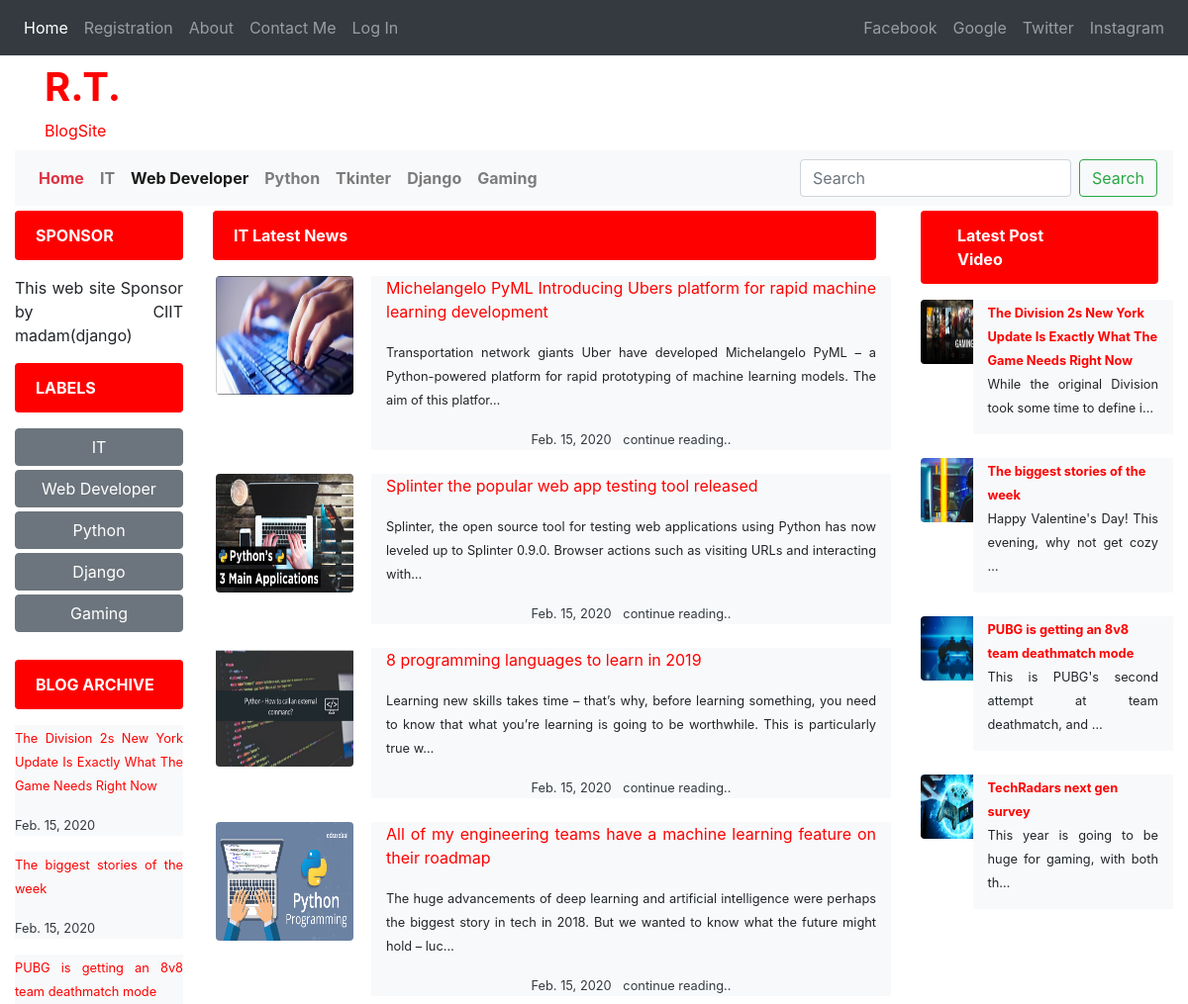
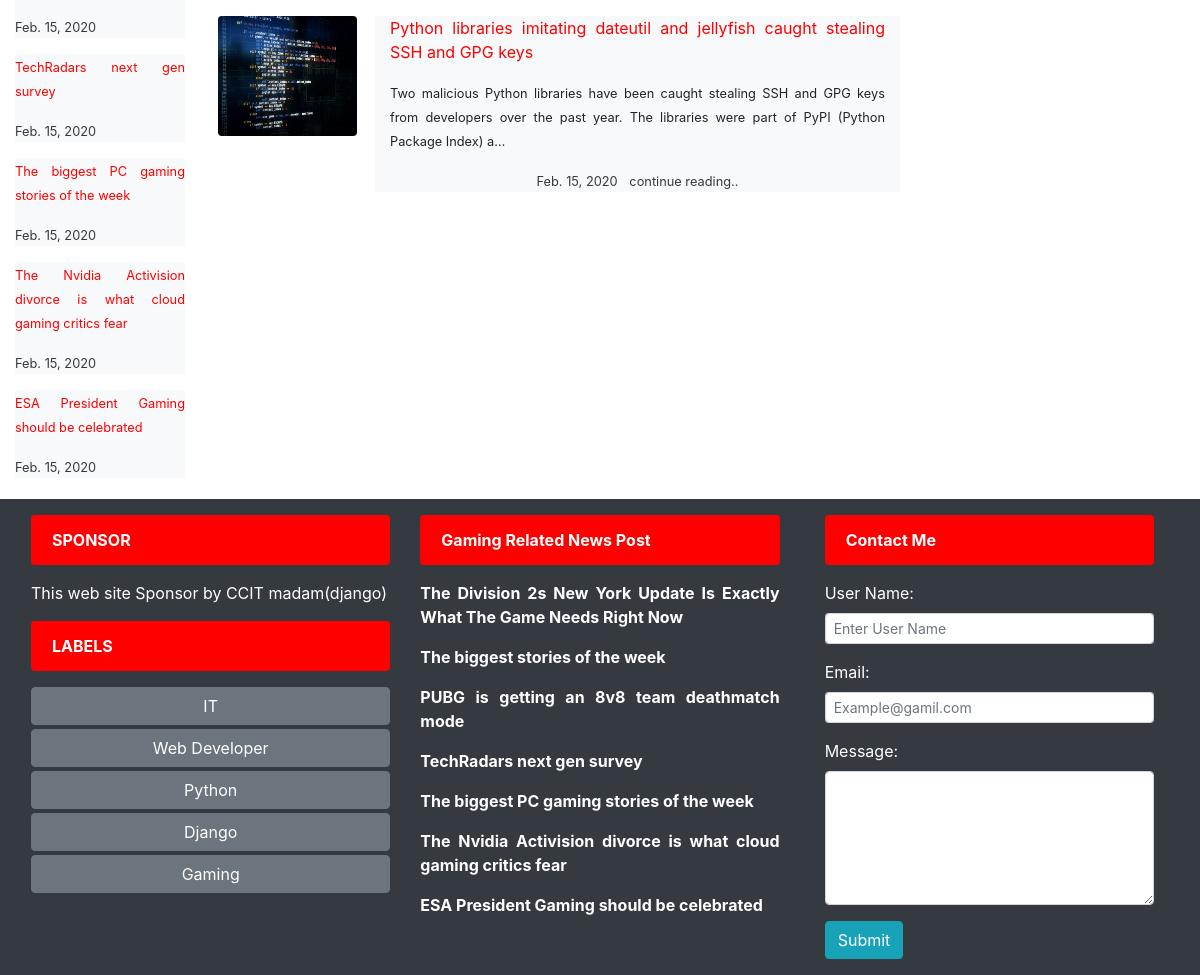
Screenshot of /page/webdevloper with the database file from the repository (2 pictures, top to bottom).
### post/models.py (models this page shows, shortened)
class News(models.Model):
    news_id = models.AutoField(primary_key=True)
    title = models.CharField(max_length=100)
    heading0 = models.CharField(max_length=140)
    post0 = models.TextField()
    heading1 = models.CharField(max_length=140)
    post1 = models.TextField()
    pub_date = models.DateField()
    file_name = models.FileField(upload_to='image',default=0)
    def get_absolute_url(self):
     return f"/{self.title.replace(' ', '-')}/"

### post/views.py (the view)
# urls.py: path('page/webdevloper', views.webdevloper, name='webdevloper'),
def webdevloper(request):
    news2 = News.objects.all().filter(heading0='gaming')
    web1 =News.objects.filter(heading0='python').order_by('-news_id')
    return render(request, 'page/Webdevloper.html',{ 'web1':web1,
                                                     'news2':news2 })

### post/templates/page/Webdevloper.html (shortened to what this page needs)
{% extends 'linkfile.html' %}
{% block page/webdevloperactive %} active{% endblock page/webdevloperactive %}
{% load static %}
{% block body %}
<div class="col-sm-7">
    <div class="row">
        <div class="col-sm-12">
            <div class="alert colour_banner">
                <strong>IT Latest News</strong>
            </div>
            {% for k in web1|slice:5 %}
            <div class=" text-center">
                <div class="row">
                    <div class="col-sm-3">
                        <img src="{{k.file_name.url}}" class="rounded" height="120" width="139" alt="Avatar">
                    </div>
                    <div class="col-sm-9 bg-light ">
                        <a href="{{k.get_absolute_url}}"> <p>{{k.title}}</p></a>
                        <p><small>{{k.post0|truncatechars:170}}</small></p>
                        <span class="text-dark"><small>{{k.pub_date}}&nbsp;&nbsp;</small></span>
                        <a href="{{k.get_absolute_url}}">
                            <span class="text-dark"><small>continue reading..</small></span>
                        </a>
                    </div>
                </div><br>
            </div>
            {% endfor %}
        </div>
    </div>
</div>
{% endblock %}

### post/templates/linkfile.html (shortened to what this page needs)
{% load static %}
<!doctype html>
<html lang="en">
<head>
    <link rel="stylesheet" href="{% static 'css/bootstrap.min.css'%}">
</head>
<body>
<header>
    <nav class="navbar navbar-expand-lg navbar-dark bg-dark">
        <div class="collapse navbar-collapse " id="navbarSupportedContent">
            <ul class="navbar-nav mr-auto">
                <li class="nav-item active">
                    <a class="nav-link" href="{% url 'home' %}" >Home</a>
                </li>
                <li class="nav-item ">
                    <a class="nav-link" href="{% url 'contact'%}">Registration</a>
                 </li>
                <li class="nav-item ">
                <a class="nav-link" href="{% url 'about'%}">About</a>
                </li>
                <li class="nav-item ">
                    <a class="nav-link" href="#contact_me">Contact Me</a>
                </li>
                {% if user.is_authenticated %}
                {% csrf_token %}
                <li class="nav-item ">
                    <a class="nav-link" href="{% url 'logout'%}">Log Out</a>
                </li>
                <li class="nav-item ">
                    <a class="nav-link" href="#">welcome {{request.user}}</a>
                </li>
                {% else %}
                <li class="nav-item ">
                    <a class="nav-link" href="{% url 'login'%}">Log In</a>
                </li>
                {% endif %}
            </ul>
        </div>
        <div class="collapse navbar-collapse" id="navbar-right">
            <ul class="navbar-nav ml-auto">
                <li class="nav-item">
                    <a href="#" class="nav-link">Facebook</a>
                </li>
                <li class="nav-item">
                    <a href="#" class="nav-link">Google</a>
                </li>
                <li class="nav-item">
                    <a href="#" class="nav-link">Twitter</a>
                </li>
                <li class="nav-item">
                    <a href="#" class="nav-link">Instagram</a>
                </li>
            </ul>
        </div>
    </nav>
</header>
<div class="container my-2" style="color:red;">
    <h1 ><strong>R.T. </strong></h1>BlogSite
</div>
<div class="container-fluid">
    <nav class="navbar navbar-expand-md navbar-light  bg-light">
        <div class="collapse navbar-collapse" id="navbarSupported">
            <ul class="navbar-nav mr-auto">
                <li class="nav-item">
                    <a class="nav-link text-danger " href="/"><strong>Home</strong></a>
                </li>
                <li class="nav-item {% block page/itactive %} {% endblock page/itactive %} ">
                    <a class="nav-link" href="/page/it"><strong>IT </strong></a>
                </li>
                <li class="nav-item {% block page/webdevloperactive %} {% endblock page/webdevloperactive %}">
                    <a class="nav-link" href="/page/webdevloper"><strong>Web Developer</strong></a>
                </li>
                <li class="nav-item {% block page/pythonactive %} {% endblock page/pythonactive %}">
                    <a class="nav-link" href="/page/python"><strong>Python</strong></a>
                </li>
                <li class="nav-item {% block page/tkinteractive %} {% endblock page/tkinteractive %}">
                    <a class="nav-link" href="/page/tkinter"><strong>Tkinter</strong></a>
                </li>
                <li class="nav-item {% block page/djangoactive %} {% endblock page/djangoactive %}">
                    <a class="nav-link" href="/page/django"><strong>Django</strong></a>
                </li>
                <li class="nav-item {% block page/gamingactive %} {% endblock page/gamingactive %}">
                    <a class="nav-link" href="/page/gaming"><strong>Gaming</strong></a>
                </li>
            </ul>
            <form method="get" action="/search" class="form-inline my-2 my-lg-0">
                <input class="form-control mr-sm-2" name="query" id="query" type="search" placeholder="Search" aria-label="Search">
                <button class="btn btn-outline-success my-2 my-sm-0" type="submit">Search</button>
            </form>
        </div>
    </nav>
</div>
<div class="container-fluid" style="margin-top:5px">
    <div class="row">
        <div class="col-sm-2">
            <div class=" alert  colour_banner">
                <strong>SPONSOR</strong>
            </div>
            <p>This web site Sponsor by CIIT madam(django)</p>
            <div  class="alert  colour_banner">
                <strong>LABELS</strong>
            </div>
            <a href="/page/it"><div type="button" class="btn btn-secondary btn-block my-1 btn-md">IT</div></a>
            <a href="/page/webdevloper"><div type="button" class="btn btn-secondary my-1 btn-block btn-md">Web Developer</div></a>
            <a href="/page/python"><div type="button" class="btn btn-secondary my-1 btn-block btn-md">Python</div></a>
            <a href="/page/django"> <div type="button" class="btn btn-secondary my-1 btn-block btn-md">Django</div></a>
            <a href="/page/gaming"> <div type="button" class="btn btn-secondary my-1 btn-block btn-md">Gaming</div></a><br>
            <div class="alert  colour_banner">
                <strong>BLOG ARCHIVE</strong>
            </div>
            {% for post in news2|slice:8 %}
            <div class="bg-light text-dark">
            <a href="{{k.get_absolute_url}}"><p><small>{{post.title}}</small></p></a>
            <p><small>{{post.pub_date}}</small></p>
            </div>
            {% endfor %}
        </div>
{% block body %} {% endblock %}
        <div class="col-sm-3">
            <div class="raw">
                <div class="col-sm-12">
                    <div class="alert colour_banner">
                        <a href="#"><span class="text-white p-3"><strong> Latest Post</strong></span></a>
                        <a href="#"><span class="text-white p-3"><strong> Video</strong></span></a>
                    </div>
                    {% for k in news2|slice:4 %}
                        <div class="row">
                            <div class="col-sm-3">
                                <div class="well">
                                    <img src="{{k.file_name.url}}" class="rounded" height="65" width="75" alt="Avatar">
                                </div>
                            </div>
                            <div class="col-sm-9 bg-light ">
                                <a href="{{k.get_absolute_url}}"><small><b>{{k.title}}</b></small></a>
                                <p><small>{{k.post0|truncatechars:55}}</small></p>
                            </div>
                        </div><br>
                    {% endfor %}
                </div>
            </div>
        </div>
    </div>
</div>
<footer class="container-fluid bg-dark text-white">
    <div class="container-fluid p-3" style="margin-top:5px">
        <div class="row">
            <div class="col-sm-4">
                <div class=" alert  colour_banner">
                    <strong>SPONSOR</strong>
                </div>
                <p>This web site Sponsor by CCIT madam(django)</p>
                <div  class="alert  colour_banner">
                    <strong>LABELS</strong>
                </div>
                <a href="/page/it"><div type="button" class="btn btn-secondary btn-block my-1 btn-md">IT</div></a>
                <a href="/page/webdevloper"><div type="button" class="btn btn-secondary my-1 btn-block btn-md">Web Developer</div></a>
                <a href="/page/python"><div type="button" class="btn btn-secondary my-1 btn-block btn-md">Python</div></a>
                <a href="/page/django"> <div type="button" class="btn btn-secondary my-1 btn-block btn-md">Django</div></a>
                <a href="/page/gaming"> <div type="button" class="btn btn-secondary my-1 btn-block btn-md">Gaming</div></a><br>
            </div>
            <div class="col-sm-4">
                <div class="row">
                    <div class="col-sm-12 ">
                        <div class="alert colour_banner">
                            <strong>Gaming Related News Post</strong>
                        </div>
                        {% for k in news2|slice:10 %}
                        <a href="{{k.get_absolute_url}}">
                            <strong><p class="text-white">{{k.title}} </p></strong>
                        </a>
                        {% endfor %}
                    </div>
                </div>
            </div>
            <div class="col-sm-4">
                <div class="raw">
                    <div class="col-sm-12">
                        <div  id="contact_me"  class="alert colour_banner">
                            <strong> Contact Me</strong>
                        </div>
                        <form  method="POST">
                            <div class="form-group ">
                                <label for="username">User Name:</label>
                                <input type="text" class="form-control form-control-sm" id="username"
                                       placeholder="Enter User Name" name="username" required>
                            </div>
                            <div class="form-group ">
                                <label for="uemail">Email:</label>
                                <input type="email" class="form-control form-control-sm" id="uemail"
                                       placeholder="Example@gamil.com" name="uemail" required>
                            </div>
                            <div class="form-group">
                                <label for="umessage">Message:</label>
                                <textarea name="umessage" id="umessage" class="form-control" rows='5' ></textarea>
                            </div>
                            <button type="submit" class="btn btn-info">Submit</button>
                        </form>
                    </div>
                </div>
            </div>
        </div>
    </div>
</footer>
</body>
</html>

### post/templates/linkfile.html (style rules this page uses)
a { text-decoration: none; color:red; }
p { text-align: justify; }
a:link { text-decoration: none; }
.colour_banner { color:white; background-color:red; }

### rows the page displays
News: title "The Division 2s New York Update Is Exactly What The Game Needs Right Now", pub_date "Feb. 15, 2020", file_name (picture), post0 "While the original Division took some time to define i…"
News: title "The biggest stories of the week", pub_date "Feb. 15, 2020", file_name (picture), post0 "Happy Valentine's Day! This evening, why not get cozy …"
News: title "PUBG is getting an 8v8 team deathmatch mode", pub_date "Feb. 15, 2020", file_name (picture), post0 "This is PUBG's second attempt at team deathmatch, and …"
News: title "TechRadars next gen survey", pub_date "Feb. 15, 2020", file_name (picture), post0 "This year is going to be huge for gaming, with both th…"
News: title "The biggest PC gaming stories of the week", pub_date "Feb. 15, 2020"
News: title "The Nvidia Activision divorce is what cloud gaming critics fear", pub_date "Feb. 15, 2020"
News: title "ESA President Gaming should be celebrated", pub_date "Feb. 15, 2020"
News: file_name (picture), title "Michelangelo PyML Introducing Ubers platform for rapid machine learning development", post0 "Transportation network giants Uber have developed Michelangelo PyML – a Python-powered platform for rapid prototyping of machine learning models. The aim of this platfor…", pub_date "Feb. 15, 2020"
News: file_name (picture), title "Splinter the popular web app testing tool released", post0 "Splinter, the open source tool for testing web applications using Python has now leveled up to Splinter 0.9.0. Browser actions such as visiting URLs and interacting with…", pub_date "Feb. 15, 2020"
News: file_name (picture), title "8 programming languages to learn in 2019", post0 "Learning new skills takes time – that’s why, before learning something, you need to know that what you’re learning is going to be worthwhile. This is particularly true w…", pub_date "Feb. 15, 2020"
News: file_name (picture), title "All of my engineering teams have a machine learning feature on their roadmap", post0 "The huge advancements of deep learning and artificial intelligence were perhaps the biggest story in tech in 2018. But we wanted to know what the future might hold – luc…", pub_date "Feb. 15, 2020"
News: file_name (picture), title "Python libraries imitating dateutil and jellyfish caught stealing SSH and GPG keys", post0 "Two malicious Python libraries have been caught stealing SSH and GPG keys from developers over the past year. The libraries were part of PyPI (Python Package Index) a…", pub_date "Feb. 15, 2020"
